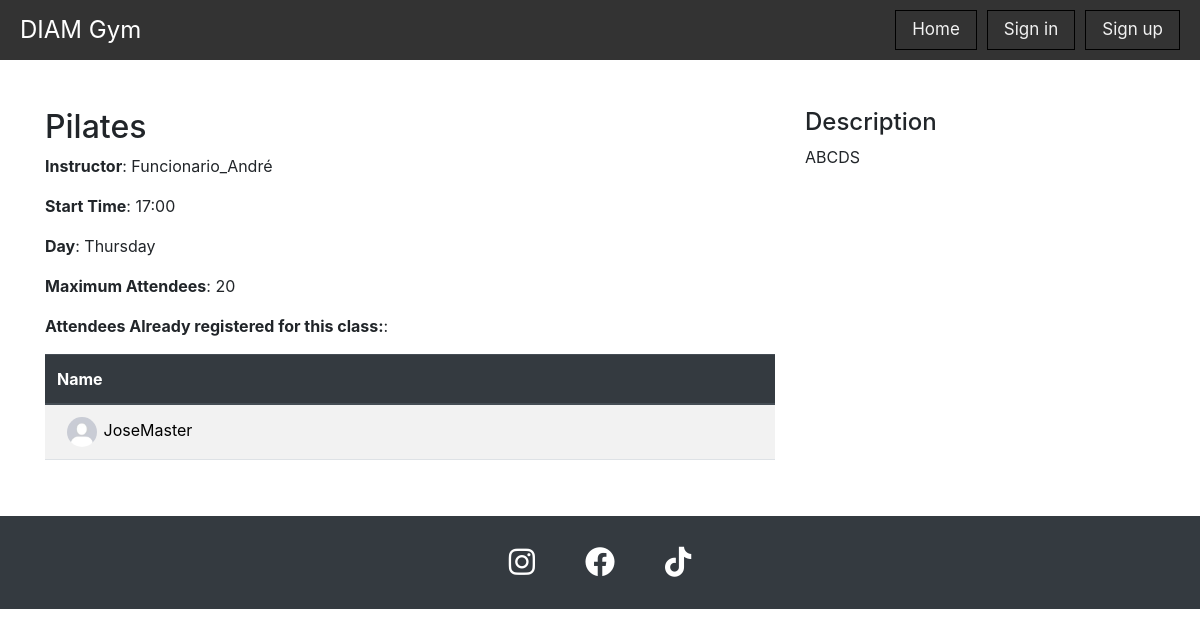
Page /fitness/schedule_workout/1 on the committed database.
### fitness/models.py (models this page shows, shortened)
class Aula(models.Model):
    name = models.CharField(max_length=200)
    description = models.CharField(max_length=200)
    instructor = models.ForeignKey(Funcionario, on_delete=models.CASCADE)
    start_time = models.CharField(max_length=5, choices=STARTING_TIMES)
    day = models.CharField(max_length=20, choices=WEEK_DAYS)
    max_attendees = models.IntegerField(default=0)
    attendees = models.ManyToManyField(Utilizador)

class Funcionario(models.Model):
    utilizador = models.OneToOneField(Utilizador, on_delete=models.CASCADE)
    cargo = models.CharField(max_length=20, choices=[(cargos.value, cargos.name) for cargos in Cargos])
    horario_trabalho = models.DateTimeField('horario de trabalho', blank=True, null=True)
    def __str__(self):
        return self.utilizador.user.username

class Utilizador(models.Model):
    user = models.OneToOneField(User, on_delete=models.CASCADE)
    profile_picture = models.ImageField(upload_to='profile_pictures/', blank=True, default='default_pfp.jpg')
    user_type = models.CharField(max_length=20, choices=[(types.value, types.name) for types in TypesOfUtilizador])

### fitness/views.py (the view)
# urls.py: path('schedule_workout/<int:class_id>', views.workout_details, name='workout_details'),
def workout_details(request, class_id):
    workout = get_object_or_404(Aula, pk=class_id)
    utilizador = None
    if request.session.get('cliente_id') is not None:
        cliente_id = request.session.get('cliente_id')
        cliente = get_object_or_404(Cliente, pk=cliente_id)
        utilizador = get_object_or_404(Utilizador, user_id=cliente.utilizador.user.id)
    if request.session.get('funcionario_id') is not None:
        funcionario_id = request.session.get('funcionario_id')
        funcionario = get_object_or_404(Funcionario, pk=funcionario_id)
        utilizador = get_object_or_404(Utilizador, user_id=funcionario.utilizador.user.id)
    context = {'workout': workout}
    if utilizador:
        context['utilizador'] = utilizador
    return render(request, 'fitness/workout_details.html', context)

### fitness/templates/fitness/workout_details.html (shortened to what this page needs)
{% extends "./index.html" %}
{% block content %}
{% load static %}
<div class="container mt-5">
    <div class="row">
        <div class="col-md-8">
            <div class="resource-details">
                <h2>{{ workout.name }}</h2>
                <p><strong>Instructor</strong>: {{ workout.instructor }}</p>
                <p><strong>Start Time</strong>: {{ workout.start_time }}</p>
                <p><strong>Day</strong>: {{ workout.day }}</p>
                <p><strong>Maximum Attendees</strong>: {{ workout.max_attendees }}</p>
                {% if workout.attendees.exists %}
                    <p><strong>Attendees Already registered for this class:</strong>:</p>
                    <div class="table-responsive">
                        <table class="table table-striped">
                            <thead class="thead-dark">
                                <th>Name</th>
                            </thead>
                            <tbody>
                                {% for attendee in workout.attendees.all %}
                                    <tr>
                                        <td>
                                            {% if attendee.profile_picture %}
                                                <img class="profile-picture-table" src="{{ attendee.profile_picture.url }}" alt="Profile Picture">
                                            {% endif %}
                                            {{ attendee.user }}
                                        </td>
                                    </tr>
                                {% endfor %}
                            </tbody>
                        </table>
                    </div>
                {% else %}
                    <p><strong>No attendees currently registered for this workout.</strong></p>
                {% endif %}
            </div>
        </div>
        <div class="col-md-4">
            <div class="post-description">
                <h4>Description</h4>
                <p>{{ workout.description }}</p>
            </div>
        </div>
    </div>
</div>
{% endblock %}

### fitness/static/fitness/css/styles.css (style rules this page uses)
body { display: none; margin: 0; font-family: Arial, sans-serif; background-color: #f5f5f5; font-size: 18px; }

### rows in the picture
Aula: name "Pilates", instructor "Funcionario_André", start_time "17:00", day "Thursday", max_attendees "20", description "ABCDS"
Utilizador: profile_picture (placeholder picture), user "JoseMaster"
